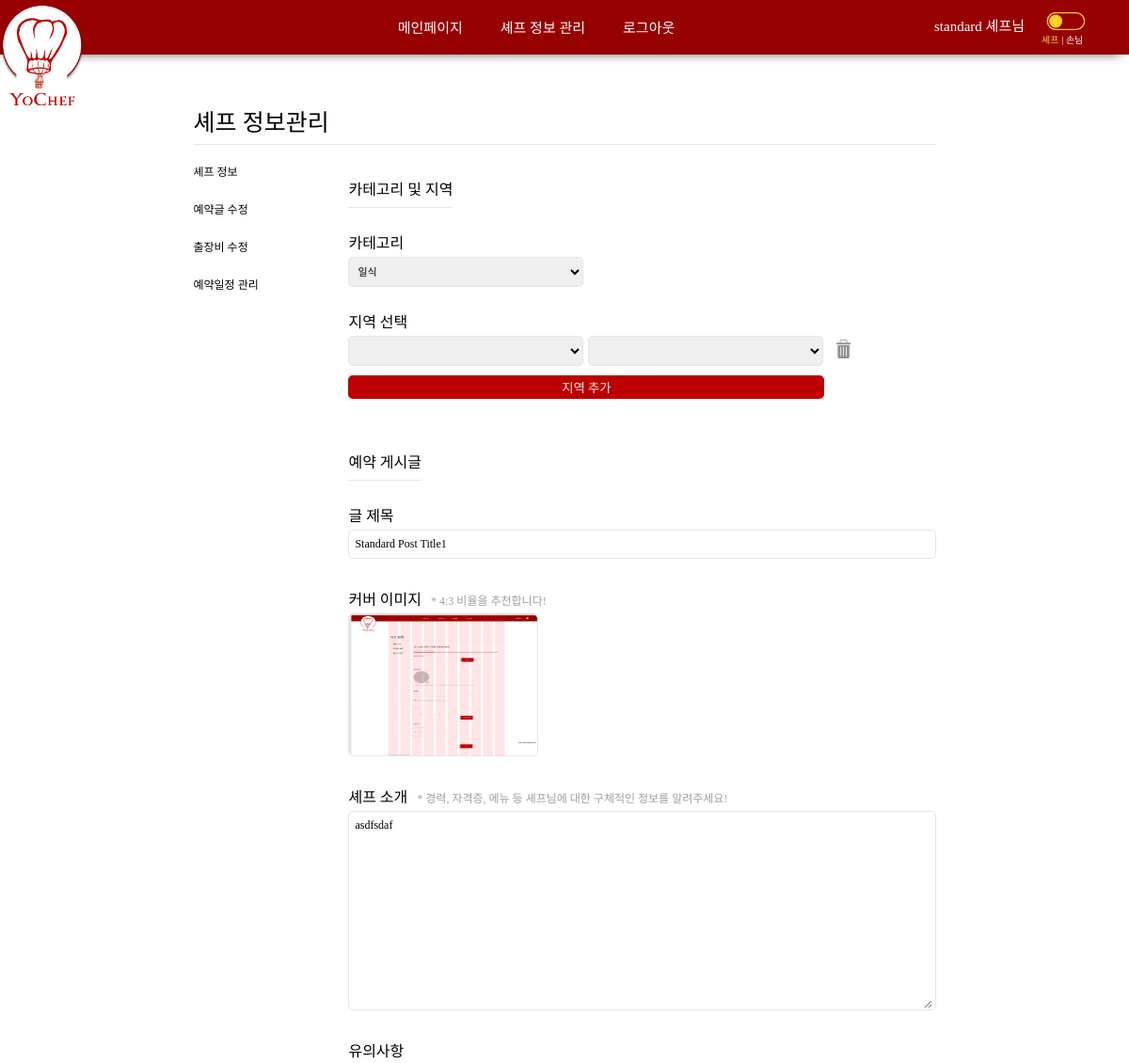
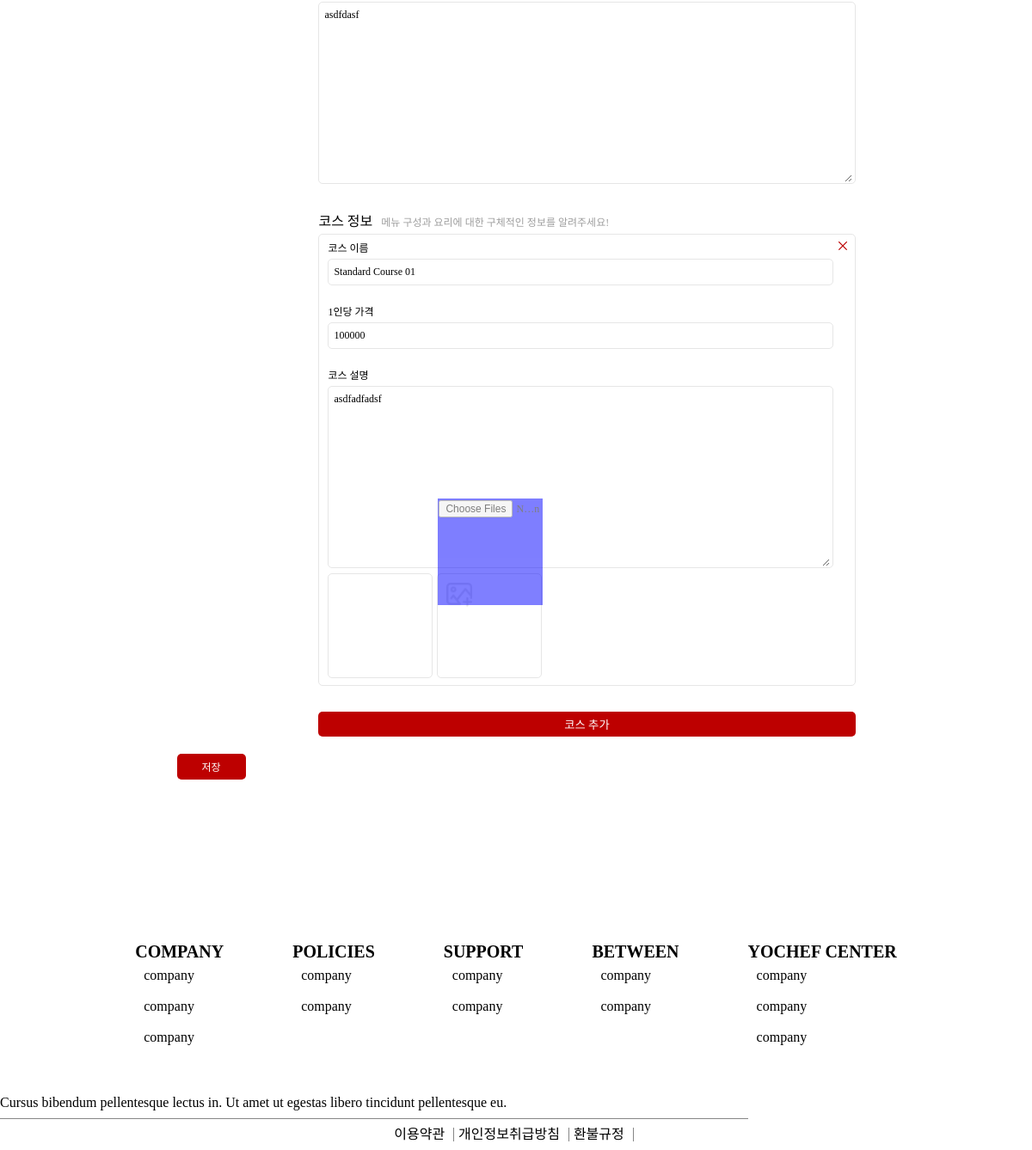
/chef/editPost/ (signed in), run on the app's committed database (2 pictures, top to bottom).
### customer/models.py (models this page shows, shortened)
class Customer(models.Model):
	user = models.OneToOneField(User, on_delete=models.CASCADE)
	name = models.CharField(max_length=50)
	email = models.EmailField(null=True)
	phoneNum = models.CharField(max_length=11)
	point = models.IntegerField(default=0)
	isChef = models.BooleanField(default=False)
	registerDate = models.DateTimeField(auto_now_add=True)
	currentVer = models.IntegerField(default=0) # 0 -> cus, 1 -> chef

### chef/models.py (models this page shows, shortened)
class Post(models.Model):
	chef = models.OneToOneField(Chef, on_delete=models.CASCADE)
	region = models.IntegerField(null=True)
	regionDetail = models.ForeignKey(RegionDetail, null=True, on_delete=models.SET_NULL)
	title = models.TextField(max_length=255, null=True)
	introduce = models.TextField(max_length=5000, null=True)
	category = models.IntegerField(null=True)		# 한식, 일식, 중식, 아시안, 양식, 채식
	notice = models.TextField(max_length=5000, null=True)
	movingPrice = models.IntegerField(default=0)
	isOpen = models.BooleanField(default=True)
	registerDate = models.DateTimeField(auto_now=True)
	def __str__(self):
		if self.title:
			return self.title
		else:
			return "Post Object:" + str(self.id)

class Course(models.Model):
	post = models.ForeignKey(Post, on_delete=models.CASCADE)
	title = models.TextField(max_length=1000)
	description = models.TextField(max_length=5000, null=True, blank=True)
	price = models.IntegerField()
	order = models.IntegerField(null=True)  # 등록된 순서

### public/models.py (models this page shows, shortened)
class RegionDetail(models.Model):
	detailName = models.CharField(max_length=20)
	region = models.IntegerField()
	def __str__(self):
		return str(self.region) + ' - ' + self.detailName

class File(models.Model):
	attachment = models.FileField(upload_to='media')
	category = models.IntegerField() # 1. chef profile, 2. chef spec, 3. course image, 4. post cover image
	chef = models.ForeignKey('chef.Chef', on_delete=models.CASCADE, null=True)
	post = models.ForeignKey('chef.Post', on_delete=models.CASCADE, null=True)
	course = models.ForeignKey('chef.Course', on_delete=models.CASCADE, null=True)
	order = models.IntegerField(null=True) # 파일 입력 순서
	uploadDate = models.DateTimeField(auto_now=True)

### chef/views.py (the view)
# urls.py: path('editPost/', views.editPost, name="editPost"),
def editPost(request):
    if str(request.user) == "AnonymousUser":
        return redirect("/customer/login")
    elif request.user.customer.isChef == False:
        return redirect("/chef/registerChef/1")
    chef = request.user.customer.chef
    post = chef.post
    if File.objects.filter(post=post, category=4).exists():
        postCoverImage = File.objects.get(post=post, category=4)
    else:
        postCoverImage = None
    courses = Course.objects.filter(post=post)
    for course in courses:
        course.images = File.objects.filter(course=course, category=3)
    context = {
        "chef" : chef,
        "post" : post,
        "postCoverImage" : postCoverImage,
        "courses" : courses,
    }
    return render(request, 'editChefProfile_2.html', context)

### chef/templates/editChefProfile_2.html (shortened to what this page needs)
{% extends 'base.html' %}
{% load static %}
{% block style %}
<link rel="stylesheet" href="{% static 'css/editChefProfile_2.css' %}">
{% endblock %}
{% block content %}
    <form name="editChefProfile_1" action="{% url 'updatePost' %}" method="POST" >
        <div class="edit-chef-wrapper">
            {% include 'editChefProfile_side.html' %}
                <div class="edit-content">
                    <section class="category-region">
                        <h2 class="category-region__header">카테고리 및 지역</h2>
                        <article class="category__wrapper">
                            <h4 class="article-title article-title--top">카테고리</h4>
                            <select name="category" value="{{post.category|default:""}}">
                                <option value="3">일식</option>
                            </select>
                        </article>
                        <article class="region-wrapper">
                            <h4 class="article-title article-title--top">지역 선택 </h4>
                            <div id="region-selection-all">
                                <div class="region-selection-wrapper">
                                    <select class="region-selection" name="residence" value="{{post}}"></select>
                                    <select id="region-detail-selection" name="residenceDetail" value="{{post.regionDetail}}"></select>
                                    <button onclick="delRegion(this)" class="delete-region"><img /></button>
                                </div>
                            </div>
                            <button class="region-add-button" onclick="addRegion(this)" type="button">지역 추가</button>
                        </article>
                    </section>
                    <section class="post edit-chef__post">
                        <h2 class="post__header">예약 게시글</h2>
                        <article class="post-title-wrapper">
                            <h4 class="article-title">글 제목</h4>
                            <div class="input-wrapper">
                                <input value="{{post.title|default:""}}" class="post-title__content" name="title" type="text" placeholder="예약글 제목을 입력해주세요.">
                            </div>
                            </article>
                        <article class="post-image-wrapper">
                            <h4 class="article-title">커버 이미지</h4>
                            <div class="input-wrapper image-input">
                                <img class="postCoverImage" name="postCoverImage" src="{{postCoverImage.attachment.url}}" style="width: 200px; height: 150px;">
                            </div>
                        </article>
                        <article class="chef-intro-wrapper">
                            <div class="chef-intro__header">
                                <h4 class="header__title">셰프 소개</h4>
                            </div>
                            <div class="textarea-wrapper">
                                <textarea name="introduce" class="chefInfoInput" maxlength="500">{{post.introduce|default:""}}</textarea>
                            </div>
                        </article>
                        <article class="notice-wrapper">
                            <div class="notice__header">
                                <h4 class="article-title">유의사항</h4>
                            </div>
                            <div class="textarea-wrapper">
                                <textarea name="notice" class="noticeInput" maxlength="500" placeholder="ex)&#10;&#10;예약이 완료되면 안내 카톡을 보내드릴 예정입니다. 세부 요청사항은 카톡에서 말씀해주세요!&#10;&#10;코스별 안내사항&#10;&#10;코스 A: 준비시간 약 2시간&#10;&#10;※ 가격은 1인 기준입니다.&#10;&#10;※ 출장비 별도">{{post.notice|default:""}}</textarea>
                            </div>
                        </article>
                        <article class="course-wrapper">
                            <div class="course__header">
                                <h4 class="article-title">코스 정보</h4>
                            </div>
                            {% if not courses %}
                            <div class="courseInfo__eachCourse">
                                <div class="course__content">
                                    <div class="course__info">
                                        <h4 class="course-name__title">코스 이름</h4>
                                        <div class="input-wrapper">
                                            <input class="course-info__title" name="courseTitle1" type="text" placeholder="ex) A코스(10인) 20,000원">
                                        </div>
                                        <h4 class="course-price__title">1인당 가격</h4>
                                        <div class="input-wrapper">
                                            <input class="course-info__price" name="coursePrice1" type="text" placeholder="인당 가격" value="">
                                        </div>
                                        <h4 class="course-name__title">코스 설명</h4>
                                        <div class="textarea-wrapper">
                                            <textarea class="course-info__description" name="courseDescribe1" maxlength="500" placeholder="ex)&#10;&#10;1. 메인반찬 : 돼지수육(800g), 돼지갈비조림(1kg), 소불고기(800g)&#10;&#10;2. 반찬 : 호박전/동태전, 탕수육, 궁중잡채, 겉절이김치, 콩나물무침 ...&#10;&#10;3. 후식 : 꿀떡, 인절미, 과일샐러드, 치킨텐더연어샐러드, 다슬기미역국&#10;&#10;8인~12인용 코스입니다.&#10;&#10;인원 및 요리 변경은 예약 후 말씀해주시면 가능한 범위 내에서 바꿔드립니다 ^^"></textarea>
                                        </div>
                                        <div class="course__img-container">
                                            <div class="course-image">
                                                <img name="courseImageTag" src="{{image.attachment.url|default:""}}" alt="" style="width:100px; height:100px;">
                                            </div>
                                            <div class="course-image-add">
                                                <img class="add-image-button" src="{% static 'image/add_image.png' %}" alt="" style="width: 30px; height: 30px;">
                                                <input class="course__img-input" name="courseImageInput" class="course-image__content" type="file" name="courseImg{{forloop.counter}}[]" id="2" multiple accept="image/*">
                                            </div>
                                        </div>
                                        <input class="course-image__content" type="file" name="courseImg1[]" multiple accept="image/*">
                                    </div>
                                    <button class="course__delete" onclick="delCourse(this)" type="button"><img /></button>
                                </div>
                            </div>
                            {% else %}
                            {% for course in courses %}
                            <div class="courseInfo__eachCourse">
                                <div class="course__content">
                                    <div class="course__info">
                                        <h4 class="course-name__title">코스 이름</h4>
                                        <div class="input-wrapper">
                                            <input value="{{course.title}}" name="courseTitle{{forloop.counter}}" type="text" class="course-info__title" placeholder="ex) A코스(10인) 20,000원">
                                        </div>
                                        <h4 class="course-price__title">1인당 가격</h4>
                                        <div class="input-wrapper">
                                            <input value="{{course.price}}" name="coursePrice{{forloop.counter}}" type="text" class="course-info__price" placeholder="인당 가격" value="">
                                        </div>
                                        <h4 class="course-name__title">코스 설명</h4>
                                        <div class="textarea-wrapper">
                                            <textarea class="course-info__description" name="courseDescribe1" maxlength="500" placeholder="ex)&#10;&#10;1. 메인반찬 : 돼지수육(800g), 돼지갈비조림(1kg), 소불고기(800g)&#10;&#10;2. 반찬 : 호박전/동태전, 탕수육, 궁중잡채, 겉절이김치, 콩나물무침 ...&#10;&#10;3. 후식 : 꿀떡, 인절미, 과일샐러드, 치킨텐더연어샐러드, 다슬기미역국&#10;&#10;8인~12인용 코스입니다.&#10;&#10;인원 및 요리 변경은 예약 후 말씀해주시면 가능한 범위 내에서 바꿔드립니다 ^^">{{course.description|default:""}}</textarea>
                                        </div>
                                        <div class="course__img-container">
                                            <div class="course-image">
                                            </div>
                                            <div class="course-image-add">
                                                <img class="add-image-button" src="{% static 'image/add_image.png' %}" alt="" style="width: 30px; height: 30px;">
                                                <input class="course__image-input" name="courseImageInput" class="course-image__content" type="file" name="courseImg{{forloop.counter}}[]" id="2" multiple accept="image/*">
                                            </div>
                                        </div>
                                    </div>
                                    <button class="course__delete" onclick="delCourse(this)" type="button"><img /></button>
                                </div>
                            </div>
                            {% endfor %}
                            {% endif %}
                            <button class="course-add-button" onclick="addCourse(this)" type="button">코스 추가</button>
                        </article>
                    </section>
                </div>
            </div>
            <aside class="button">
                <button type="submit">저장</button>
            </aside>
        </div>
    </form>
{% endblock %}

### yochef/templates/base.html (shortened to what this page needs)
<!DOCTYPE html>
<html lang="en">
{% load static %}
<head>
    {% load static %}
    <link rel="stylesheet" href="{% static 'css/base.css' %}" type="text/css">
    {% block style %}
    {% endblock %}
</head>
<body>
  <nav class="nav-container">
    <div class="nav__left-container">
      <a href="{% url 'main' %}"><img class="logo" src="{% static 'image/navlogo.png' %}" alt=""></a>
    </div>
    {% if user.is_authenticated %}
      {% if user.customer.isChef %}
        {% if user.customer.currentVer == 1 %}
        <ul class="nav__item-container nav--middle">
          <li class="nav__item"><a href="{% url 'main' %}">메인페이지</a></li>
          <li class="nav__item"><a href="{% url 'editChefProfile' %}">셰프 정보 관리</a></li>
          <li class="nav__item"><a href="{% url 'logout' %}">로그아웃</a></li>
        </ul>
        <div class="nav__item-wrapper nav--right">
          <li class="nav__item"><a href="{% url 'mypage' %}">{{user.customer.name}} 셰프님</a></li>
          <div class="button-wrapper">
            <a href="{% url 'changePageVer' %}"><img /></a>
            <div class="chef-button-describe">셰프</div>
          </div>
          </div>
        {% endif %}
      {% endif %}
    {% endif %}
  </nav>
  <div style="margin-bottom: 100px;" class="contents">
    {% block content %}
    {% endblock %}
  </div>
  <footer id="footer">
    <div class="footer-link-container">
      <ul class="footer-container">
        <li><span class="footer-top">COMPANY</span></li>
        <li class="footer-item">company</li>
        <li class="footer-item">company</li>
        <li class="footer-item">company</li>
      </ul>
      <ul class="footer-container">
        <li><span class="footer-top">POLICIES</span></li>
        <li class="footer-item">company</li>
        <li class="footer-item">company</li>
      </ul>
      <ul class="footer-container">
        <li><span class="footer-top">SUPPORT</span></li>
        <li class="footer-item">company</li>
        <li class="footer-item">company</li>
      </ul>
      <ul class="footer-container">
        <li><span class="footer-top">BETWEEN</span></li>
        <li class="footer-item">company</li>
        <li class="footer-item">company</li>
      </ul>
      <ul class="footer-container">
        <li><span class="footer-top">YOCHEF CENTER</span></li>
        <li class="footer-item">company</li>
        <li class="footer-item">company</li>
        <li class="footer-item">company</li>
      </ul>
    </div>
    <div id="footer-bottom">
      <div class="footer-copyright-part">
        Cursus bibendum pellentesque lectus in. Ut amet ut egestas libero tincidunt pellentesque eu.
      </div>
      <div class="footer-bottom-container">
        <ul class="footer-bottom-link-item-container">
          <li class="footer-bottom-link-item"><a href="">이용약관</a></li>
          <li class="footer-bottom-link-item"><a href="">개인정보취급방침</a></li>
          <li class="footer-bottom-link-item"><a href="">환불규정</a></li>
        </ul>
      </div>
    </div>
  </footer>
</body>
</html>

### data on the page
Post: category "일식", title "Standard Post Title1", introduce "asdfsdaf", notice "asdfdasf"
File: attachment (picture)
Course: courseTitle1 "Standard Course 01", coursePrice1 "100000", courseDescribe1 "asdfadfadsf"

### other printed values
{{ user.customer.name }} "standard"
